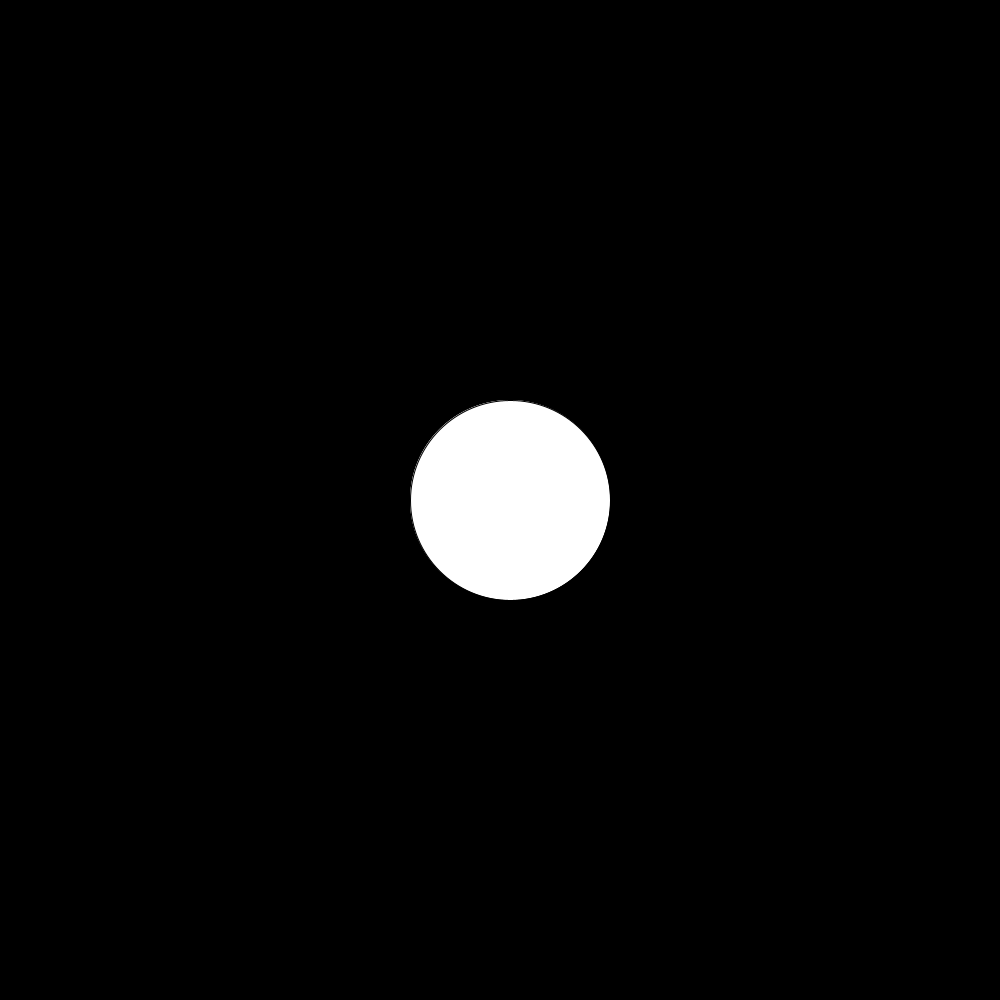
Frame 1 (no input)
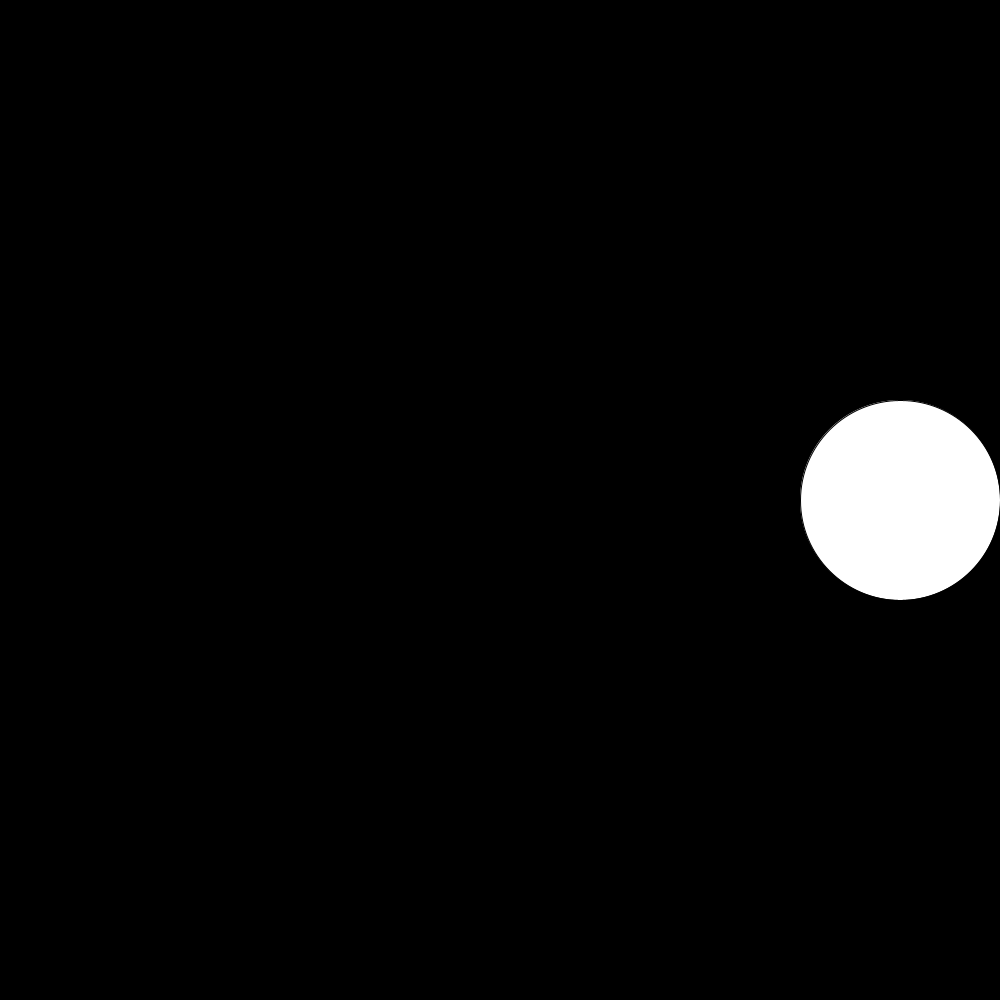
Frame 60 (the mouse pressed at the canvas centre just before this capture)
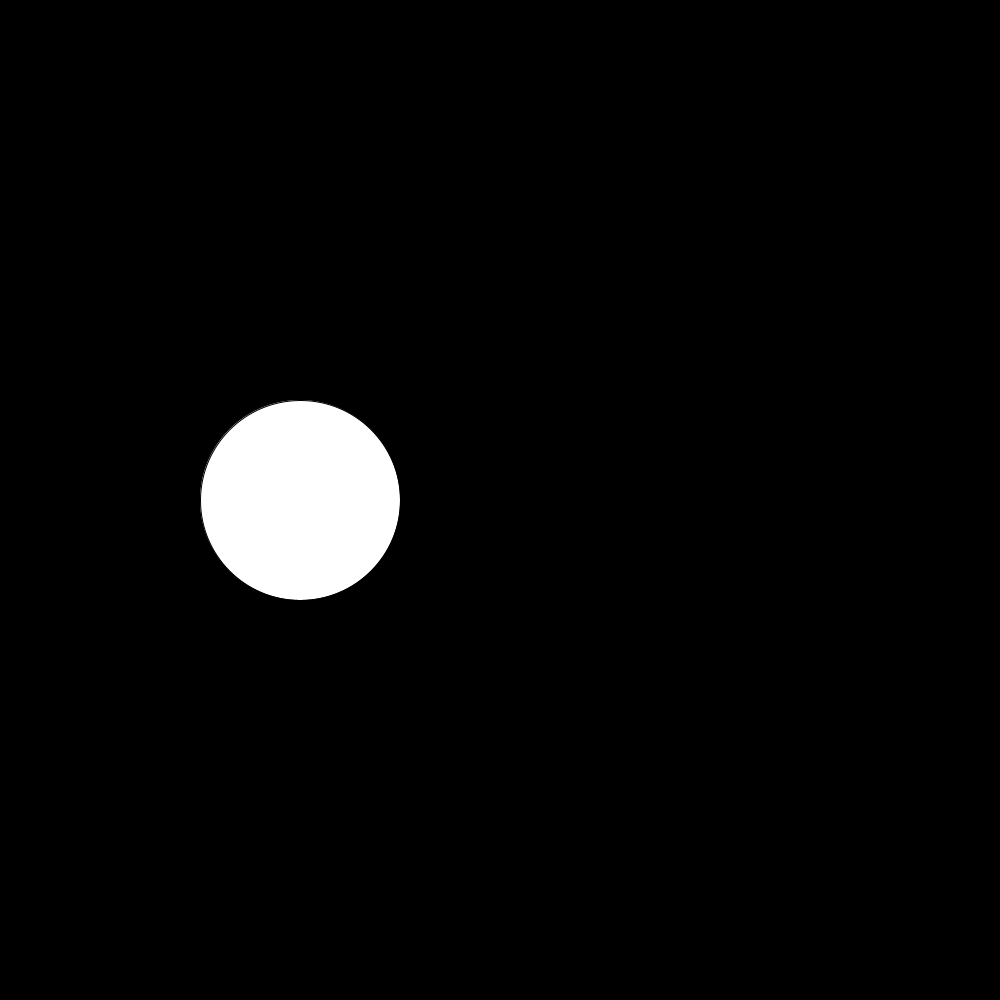
Frame 120 (the mouse held since frame 60 and released just before this capture)

The Processing sketch that drew these frames (run headless with seeded random() and noise(); from frame 60 on, the mouse is pressed at the canvas centre):

// Processing sketch: amazing_rings
// ── amazing_rings.pde
 int X = 500;
 int Xtwo = 500;
int speed = 10;
int speed2 = -10;
void setup() {
  size(1000,1000);
   
}

void draw() {
   X += speed;
  Xtwo -= speed2;
  background(0,0,0);
  // Go to the recipe to run the demonstration before starting this program

  ellipse(X,500,200, 200);
    ellipse(Xtwo,500,200, 200);
    
    if (X <= 0) {
      speed = -speed;
    }
    if (X <= 0) {
      speed2 = -speed2;
    }
    if (Xtwo == 1000) {
      speed2 = -speed2;}
  /*
  Use the code from your Bullseye program to draw the rings shown in this recipe.
  You can use the noFill() command to make your ellipses transparent.
  Make the rings move past each other.
  When the rings hit the side of the sketch, make them reverse their direction.
  */
}
